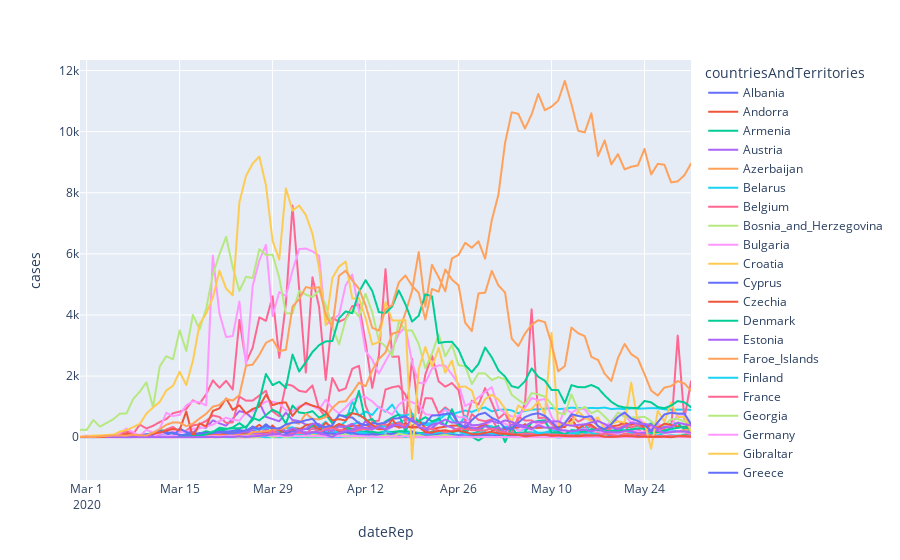

Write notebook code for a chart like this one.
### Code cell
fig = px.line(europe_covid_stats_time, x="dateRep", y="cases", color='countriesAndTerritories')
fig.show()
